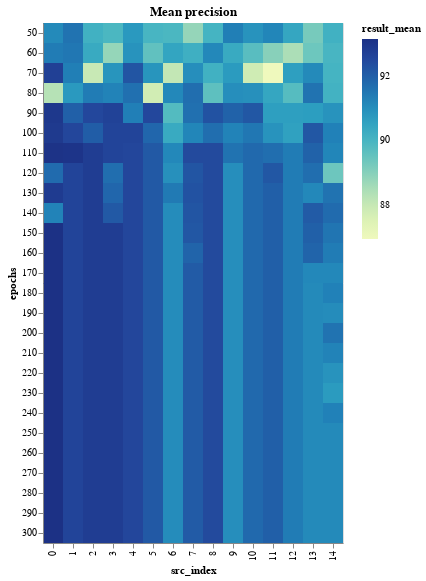

Notebook code cell kept with this figure:
### Code cell
epochs_results_encoding = {
    "x": "src_index:O",
    "y": "epochs:O",
    "color": "result_mean:Q",
}
epochs_results_tooltip = ["result_mean", "result_std", "neurons", "layers", "epochs", "src_index"]
EPOCHS_BINS = np.array_split(EPOCHS_RANGE, EPOCHS_RANGE.max() // EPOCH_BIN_SIZE + 1)


def binified_epochs_heatmap(title, epochs_df):
    return binified_heatmap(
        title,
        epochs_df,
        "epochs",
        EPOCHS_BINS,
        epochs_results_tooltip,
        **epochs_results_encoding
    )


binified_epochs_heatmap("Mean precision", epochs_results_df)

### Figure 1 — Vega-Lite specification as saved in the notebook (floating-point values rounded to 4 significant figures; data arrays with more than 128 entries replaced by an {"elided": "..."} marker saying what was removed)
{"config": {"view": {"continuousWidth": 400, "continuousHeight": 300}}, "hconcat": [{"mark": "rect", "encoding": {"color": {"type": "quantitative", "field": "result_mean"}, "tooltip": [{"type": "quantitative", "field": "result_mean"}, {"type": "quantitative", "field": "result_std"}, {"type": "quantitative", "field": "neurons"}, {"type": "quantitative", "field": "layers"}, {"type": "quantitative", "field": "epochs"}, {"type": "quantitative", "field": "src_index"}], "x": {"type": "ordinal", "field": "src_index"}, "y": {"type": "ordinal", "field": "epochs"}}, "selection": {"selector007": {"type": "interval", "bind": "scales", "encodings": ["x", "y"]}}, "title": "Mean precision"}], "data": {"name": "data-d696195f23144d47c3dd4d947ba02089"}, "$schema": "https://vega.github.io/schema/vega-lite/v4.8.1.json", "datasets": {"data-d696195f23144d47c3dd4d947ba02089": {"elided": "390 records"}}}
